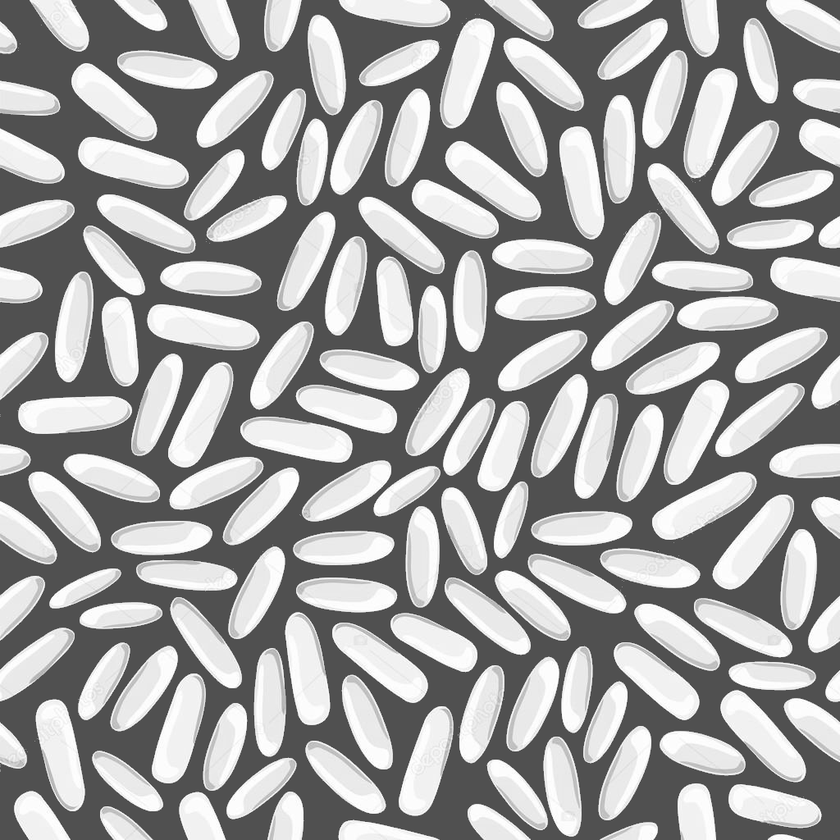
#> input picture examples/feature_extraction/rice.png, 840 x 840 px, shrunk from 1024 x 1024 before the run, found by its file name
$ python ellipses.py
#> lines starting #> are read from the running program, lines starting #| are printed output that depends on the picture; after the words box and inside, x2 and y2 are one past the last pixel; in counts of white or black regions, pixels touching at a corner belong together
### pybalu/io/imread.py
__all__ = ["imread"]


import numpy as _np
from imageio import imread as _imread


def imread(filename, *, normalize=False, flatten=False):
	"""\
    imread(filename, flatten=False)

    Loads an image as a numerical matrix of either 2 or 3 dimensions.

    Parameters
    ----------
    filename: string
        The path of the image to load
    normalize: boolean, optional
        If set to true, the return value will be an array with float values between 0 and 1.
        If set to false, the reurn value will be an array with uint8 values between 0 and 255.
        default value is False.
    flatten: boolean, optional
        If set to true, the return value is a 2 dimensional ndarray with the grayscale
        representation of the loaded image.

    Returns
    -------
    image: ndarray
        matrix representation of the loaded image, either 2 or 3 dimensional depending on the
        file and the `flatten` parameter.

    Examples
    --------
    (TODO)
    """
#> called with filename = 'feature_extraction/rice.png', normalize = False, flatten = False
	img = _imread(filename)
#> img is the input picture: shape (840, 840); min 54, max 255, mean 162.9
	if flatten:
		img = img @ [0.299, 0.587, 0.114]
	if normalize:
		return img / 255
	return img.astype(_np.uint8)

### examples/feature_extraction/ellipses.py
# %% [markdown]
# # Detection of rice grains using ellipses

# %%
import matplotlib.pyplot as plt
import numpy as np
from matplotlib.patches import Ellipse
from multiprocessing import Pool
from pybalu.feature_extraction.geometric_utils import bbox as _bbox
from pybalu.feature_extraction.basic_geo import basic_geo_features
from pybalu.io import imread
from skimage.measure import label

# %% [markdown]
# ## Matplotlib setup
# The following code is used to set up the default parameters for all the
# plots shown by matplotlib

# %%
import matplotlib

matplotlib.rcParams["figure.figsize"] = (7, 7)
matplotlib.rcParams["axes.titlesize"] = 20
matplotlib.rcParams["axes.titlepad"] = 15
matplotlib.rcParams["figure.figsize"] = (7, 7)
del matplotlib

# %% [markdown]
# ## Loading and displaying the image


def calc_ellipse(idx, labeled_T):
    region = (labeled_T == idx).astype(int)
    box = _bbox(region)
    feats = basic_geo_features(region[box])
    return np.array(
        [
            box[0].start + feats[0],  # feats[0]:  center of grav i [px]
            box[1].start + feats[1],  # feats[1]:  center of grav j [px]
            feats[10],  # feats[10]: MajorAxisLength  [px]
            feats[11],  # feats[11]: MinorAxisLength  [px]
            feats[12],  # feats[12]: Orientation      [deg]
        ]
    )


def calc_ellipse_wrapper(args):
    return calc_ellipse(*args)


def draw_ellipse(x, y, height, width, angle, axes):
    ell = Ellipse(
        xy=(x, y), height=height, width=width, angle=angle, edgecolor="red", facecolor="none"
    )
    axes.add_artist(ell)
    ell.set_clip_box(axes.bbox)
    return ell


def draw_at_angle(theta, ellipses, labeled, im):
    valid_labels = 1 + np.where((ellipses[:, 4] > theta - 10) & (ellipses[:, 4] < theta + 10))[0]
    plt.title(f"Orientation at {theta} deg")
    im_rotated = np.array(im)
    im_rotated[np.where(~np.isin(labeled, valid_labels))] //= 7
    plt.imshow(im_rotated, cmap="gray")
    plt.show()


def main():
    # %%
    im = imread("feature_extraction/rice.png")
    plt.title("Original Image", fontdict={"fontsize": 20}, pad=20)
    plt.imshow(im, cmap="gray")
    plt.show()

    # %% [markdown]
    # ## Recognizing rice grains
    # In order to recognize the grains, the following steps are followed:
    #
    #   1. Image is transformed to binary
    #   2. Rice grains are separated and labeled accordingly
    #   3. Geometric features are calculated for each grain by using `basic_geo_features` function
    #   4. An `Ellipse` object is built for each grain

    # %%
    im_bin = (im > 140).astype(int)
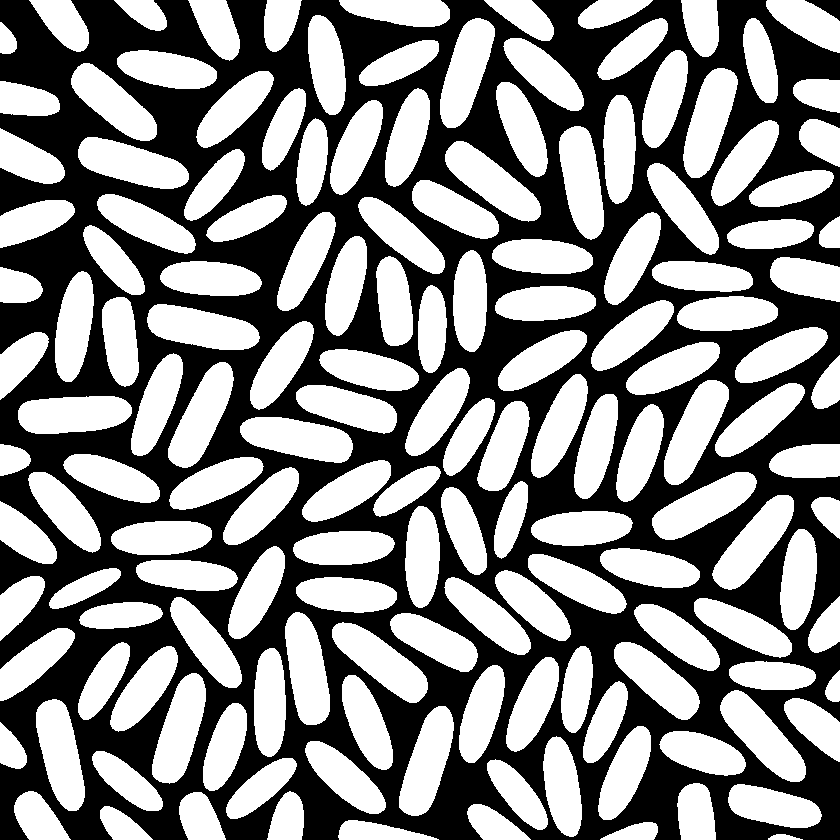
#> im_bin: shape (840, 840) int64; values 0 (black) and 1 (white), 53.6% white; 2 black regions, box (x1, y1, x2, y2) and area: (0, 0, 840, 840) 327292, (805, 0, 840, 21) 348
    labeled, n = label(im_bin, return_num=True)
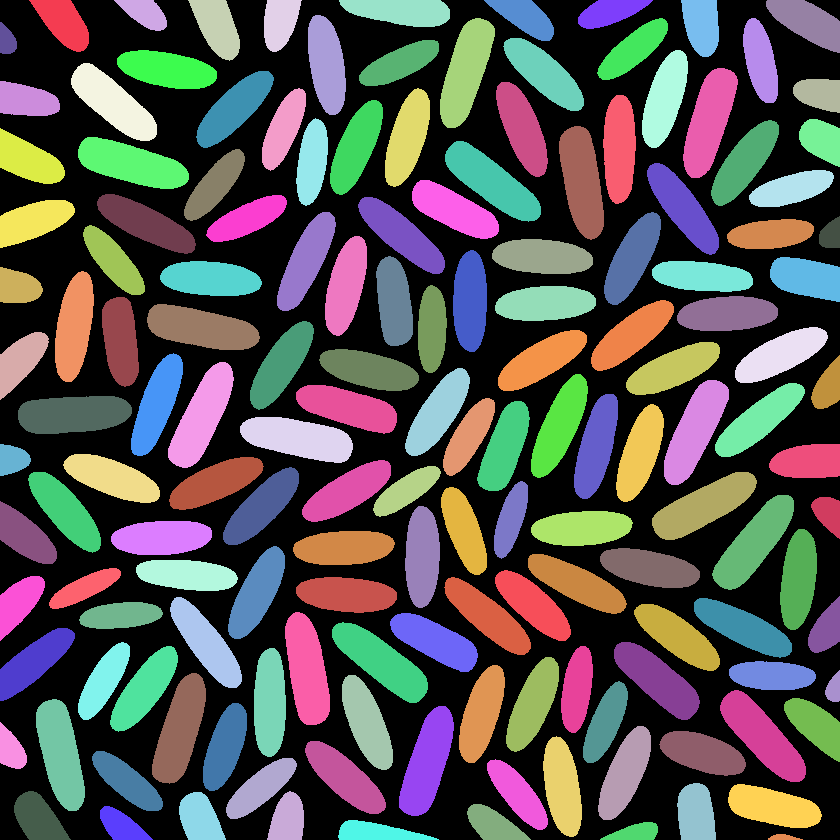
#> labeled: shape (840, 840) int64; 156 distinct labels, from 0 to 155; one colour per label, 0 black
#> n = 155
    labeled_T = labeled.T
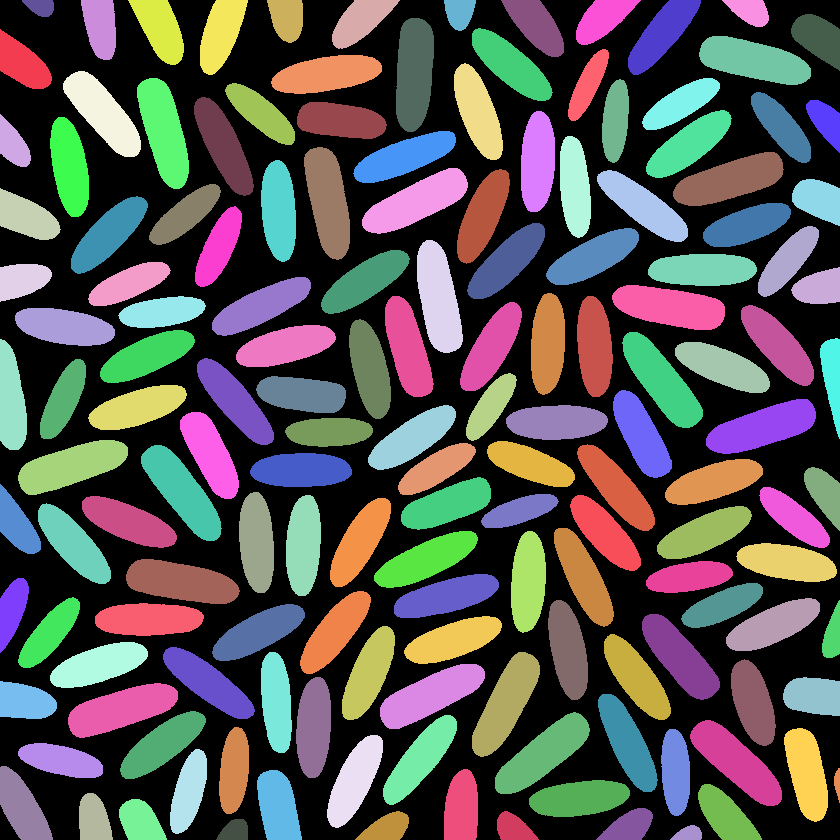
#> labeled_T: shape (840, 840) int64; 156 distinct labels, from 0 to 155; one colour per label, 0 black

    parameters = [(i, labeled_T) for i in range(1, n)]
#> parameters = 154 items

    with Pool() as pool:
        ellipses = np.vstack(pool.map(calc_ellipse_wrapper, parameters))

    # %% [markdown]
    # ## Displaying the ellipses over the original image

    # %%
    ax = plt.axes()
    plt.title("Segmented Image")
    plt.imshow(im, cmap="gray")

    for ell in ellipses:
        draw_ellipse(*ell, axes=ax)

    plt.show()

    # %% [markdown]
    # ## Finding mean sized (major axis) rice grains
    # Rice grains whose major axis is between the 25th and 75th percentile are highlighted.
    # This is done with the help numpy matrix operations

    # %%
    plt.title("Mean sized rice grains (major axis)")

    major_25 = np.percentile(ellipses[:, 3], 25)
    major_75 = np.percentile(ellipses[:, 3], 75)

    valid_labels = 1 + np.where((ellipses[:, 3] > major_25) & (ellipses[:, 3] < major_75))[0]
    im_mean = np.array(im)
    im_mean[np.where(~np.isin(labeled, valid_labels))] //= 7
    plt.imshow(im_mean, cmap="gray")
    plt.show()

    # %% [markdown]
    # ## Finding rice grains oriented at a specific angle
    # Rice grains rotation is within 10deg of the given angle are highlighted. Just as
    # before, this is done with the help of numpy matrix operations

    # %%
    draw_at_angle(45, ellipses, labeled, im)


if __name__ == "__main__":
    """
    The main function is required to run multiprocessing within a safe enclosure. The implementation
    of multiprocessing is different on Windows, which uses spawn instead of fork. So we have to wrap the
    code with an if-clause to protect the code from executing multiple times. Refactor your code into the
    following structure. For more detail, please review, for instance,
    https://pytorch.org/docs/stable/notes/windows.html#multiprocessing-error-without-if-clause-protection
    """
    main()
#> (the call stopped at in calc_ellipse, `box = _bbox(region)`: pybalu is not available in this run)
